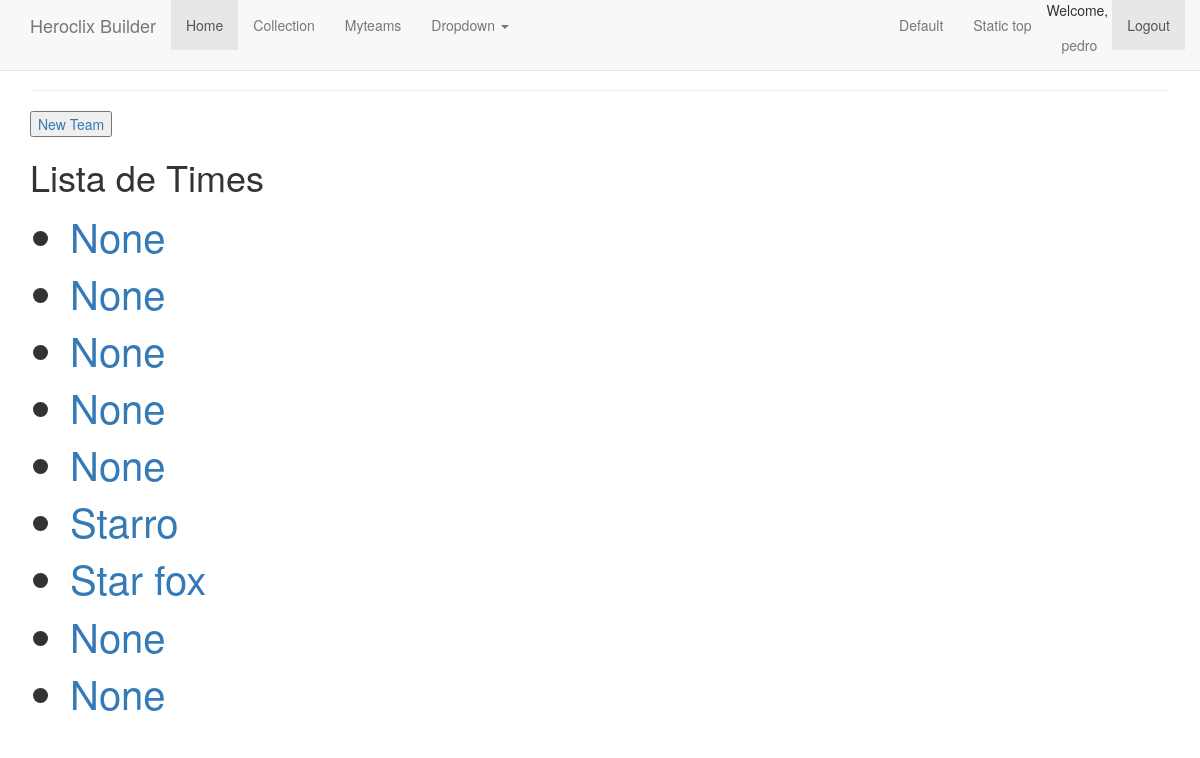
Before: /myteam (signed in) with the older database file.
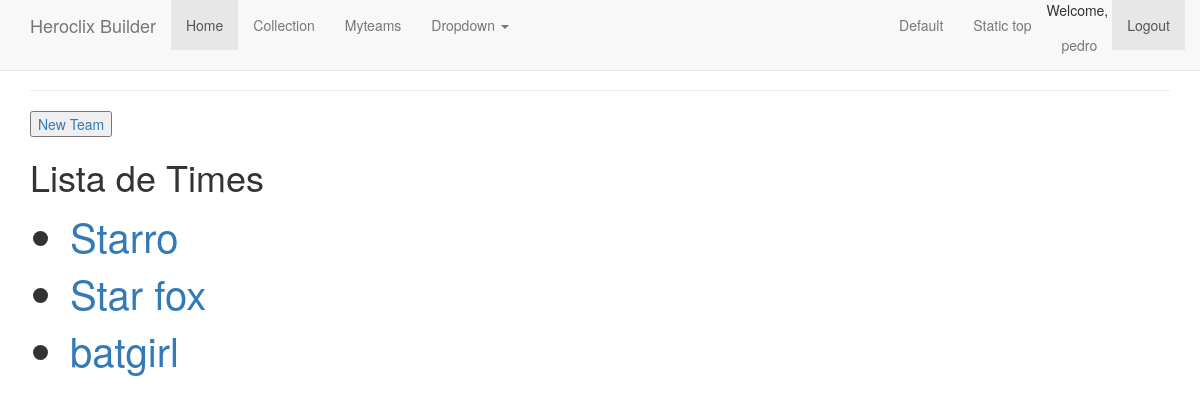
After: the same page with the newer database file.
### app/models.py (models this page shows, shortened)
class User(UserMixin, db.Model):
    id = db.Column(db.Integer, primary_key=True)
    username = db.Column(db.String(64), index=True, unique=True)
    email = db.Column(db.String(128), index=True, unique=True)
    password_hash = db.Column(db.String(128))
    team = db.relationship('Team', backref='team_owner', lazy='dynamic')

class Team(db.Model):
    id = db.Column(db.Integer, primary_key=True)
    team_name = db.Column(db.String(64), index=True)
    team_point = db.Column(db.Integer, index=True)
    team_desc = db.Column(db.String(64), index=True)
    user_id = db.Column(db.Integer, db.ForeignKey('user.id'))

### app/routes.py (the view)
@app.route('/myteam')
@login_required
def myteam():
    myteam = Team.query.all()
    return render_template('myteam.html', myteam=myteam, title='Team')

### app/models.py (called while the page is built)
@login.user_loader
def load_user(id):
    return User.query.get(int(id))

### app/templates/myteam.html
{% extends "layout.html" %}
{% block content %}
<button type="button"><a href="{{url_for('newteam')}}">New Team</a></button>
 <h1> Lista de Times </h1>
    <div>
        <ul>
         {% for myteam in myteam %}
          <li style="font-size: 30pt"><a href="{{ url_for('myteam', id=myteam.id) }}">{{ myteam.team_name }}</a></li>
         {% endfor %}
        </ul>
    </div>
{% endblock %}

### app/templates/layout.html (shortened to what this page needs)
<!DOCTYPE html>
<html lang="en">
  <head>
    <link rel="stylesheet" href="https://maxcdn.bootstrapcdn.com/bootstrap/3.3.7/css/bootstrap.min.css">
    <link href="{{ url_for('static', filename="css/bootstrap.min.css") }}" rel="stylesheet">
    <link href="{{ url_for('static', filename="css/ie10-viewport-bug-workaround.css") }}" rel="stylesheet">
    <link href="{{ url_for('static', filename="css/navbar-fixed-top.css") }}" rel="stylesheet">
  </head>
  <body>
    <nav class="navbar navbar-default navbar-fixed-top">
      <div class="container">
        <div class="navbar-header">
          <a class="navbar-brand" href="/index">Heroclix Builder</a>
        </div>
        <div id="navbar" class="navbar-collapse collapse">
          <ul class="nav navbar-nav">
            <li class="active"><a href="{{ url_for('index') }}">Home</a></li>
            <li><a href="{{ url_for('collection') }}">Collection</a></li>
            <li><a href="{{ url_for('myteam') }}">Myteams</a></li>
            <li class="dropdown">
              <a href="#" class="dropdown-toggle" data-toggle="dropdown" role="button" aria-haspopup="true" aria-expanded="false">Dropdown <span class="caret"></span></a>
            </li>
          </ul>
          <ul class="nav navbar-nav navbar-right">
            <li><a href="../navbar/">Default</a></li>
            <li><a href="../navbar-static-top/">Static top</a></li>
            {% if current_user.is_anonymous %}
              <li class="active"><a href="{{ url_for('login') }}">Login<span class="sr-only">(current)</span></a></li>
            {% else %}
              <li>Welcome, <a href="{{ url_for('user', username=current_user.username) }}">{{ current_user.username }}</a></li>
              <li class="active"><a href="{{ url_for('logout') }}">Logout<span class="sr-only">(current)</span></a></li>
            {% endif %}
          </ul>
        </div>
      </div>
    </nav>
    <div class="container">
      <hr>
      {% block content %}{% endblock %}
    </div>
  </body>
</html>

### app/static/css/navbar-fixed-top.css (style rules this page uses)
body { min-height: 2000px; padding-top: 70px; }

Changed rows visible on the page:
removed Team: team_name "None"
removed Team: team_name "None"
removed Team: team_name "None"
removed Team: team_name "None"
removed Team: team_name "None"
removed Team: team_name "None"
changed Team: team_name "None" → "batgirl"
